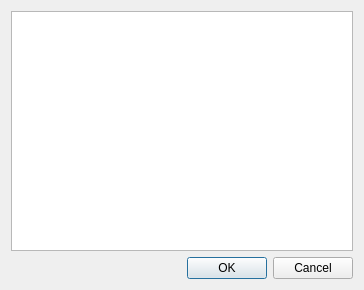
<?xml version="1.0" encoding="UTF-8"?>
<ui version="4.0">
 <class>add_key_dialog</class>
 <widget class="QDialog" name="add_key_dialog">
  <property name="geometry">
   <rect>
    <x>0</x>
    <y>0</y>
    <width>364</width>
    <height>290</height>
   </rect>
  </property>
  <property name="windowTitle">
   <string>Add SSH key</string>
  </property>
  <layout class="QVBoxLayout" name="verticalLayout">
   <item>
    <widget class="QTextEdit" name="key_edit"/>
   </item>
   <item>
    <widget class="QDialogButtonBox" name="button_box">
     <property name="standardButtons">
      <set>QDialogButtonBox::Cancel|QDialogButtonBox::Ok</set>
     </property>
    </widget>
   </item>
  </layout>
 </widget>
 <resources/>
 <connections/>
</ui>
